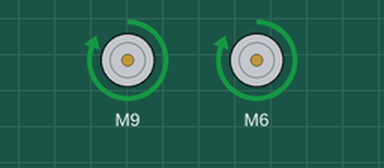
Recording of a sketch running on a simulated Arduino Uno, built with avr-gcc and run on an emulated ATmega328P. Shown: 2 × DC motor (green arrow = forward, orange = backward, longer = faster).

Above: at 0.1 s.
Timing chart, 0 to 1.6 s (numbered marks = the images above):
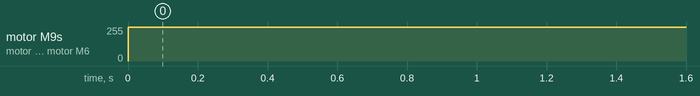

The sketch:

Motor_Test.ino
```cpp
#include <AFMotor.h>
AF_DCMotor motorLeft(6, MOTOR12_64KHZ);
AF_DCMotor motorRight(9, MOTOR12_64KHZ);

void setup() {
  // put your setup code here, to run once:

Serial.begin(9600);

motorRight.setSpeed(255);
motorLeft.setSpeed(255);

}

void loop() {
  // put your main code here, to run repeatedly:

motorLeft.run(FORWARD);
motorRight.run(FORWARD);
/*delay(2000);
motorLeft.run(FORWARD);
motorRight.run(BACKWARD);
delay(1000);*/

}
```

Measured:
- by itself, motor M9, motor M6: stopped → forward 255/255 at 0.00 s
